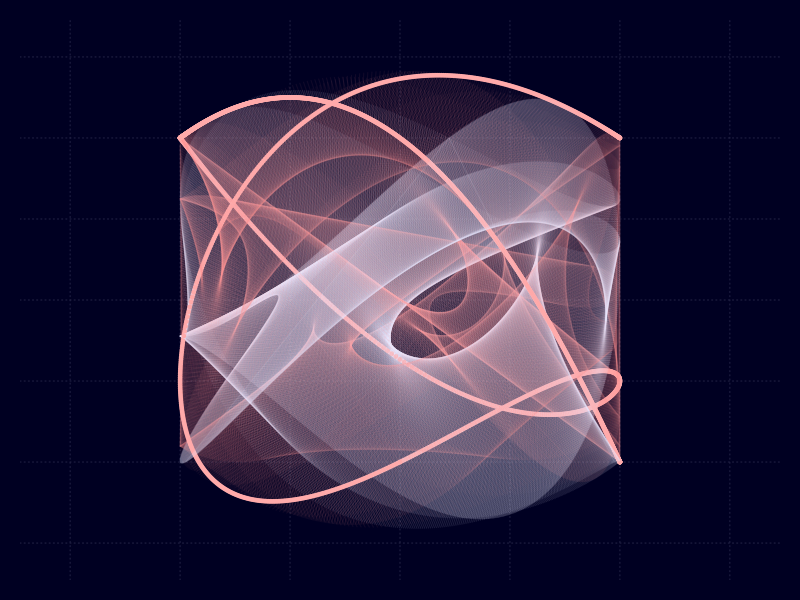

Generate this figure with R:

png(file="tmp.png",w=1000,h=1000,type="cairo")
par(bg="#000022", mar=c(1,1,1,1))
l=1.6
plot(NA, xlim=c(-l,l), ylim=c(-l,l),axes=F,ann=F)
grid(col="#222244")
t=seq(0,2*pi,l=8)[-1] + 3*pi/2
for(o in seq(0,4*pi,l=1000)){
  x=sin(t+o)
  y=sin(o)*cos(t+o)+cos(o)
  x1=cos(t+1.5*o)
  y1=-sin(o)*sin(t+1.5*o)-cos(o)
  segments(x,y,x1,y1,col=c("#ff999910","#eeeeff20",NA))
  points(c(x[7],x1[7]),c(y[7],y1[7]),pch=19,col=c("#ffaaaa"),cex=.5)
}
dev.off()